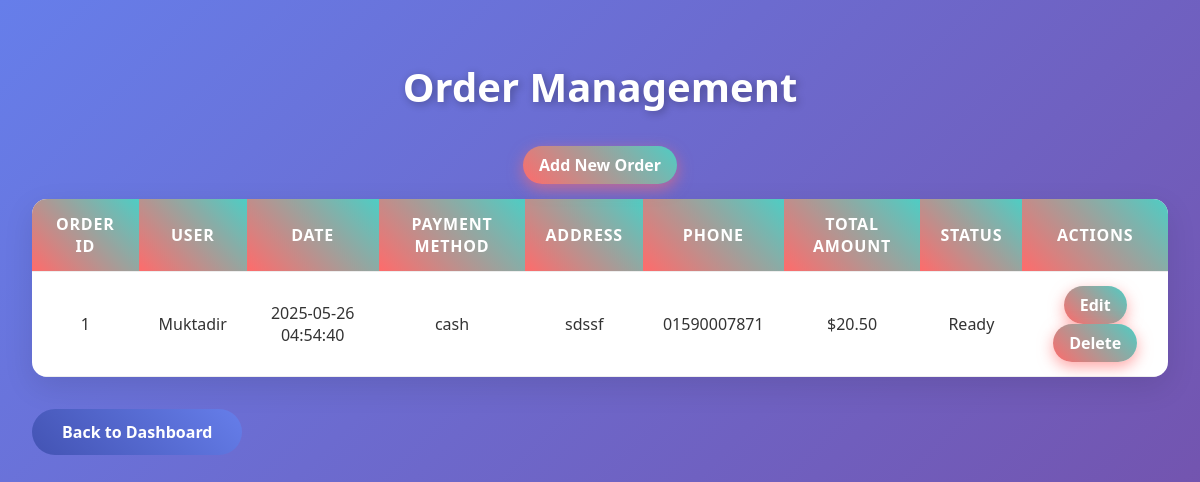
Screenshot of /View/order_management.php (signed in) with the database file from the repository.
### tables this page shows
CREATE TABLE `orders` (
  `order_id` int(11) NOT NULL,
  `user_id` int(11) NOT NULL,
  `order_date` datetime NOT NULL DEFAULT current_timestamp(),
  `payment_method` varchar(50) NOT NULL,
  `address` text NOT NULL,
  `phone` varchar(20) NOT NULL,
  `total_amount` decimal(10,2) NOT NULL,
  `status` varchar(30) NOT NULL DEFAULT 'Pending'
);

CREATE TABLE `users` (
  `id` int(100) NOT NULL,
  `username` varchar(50) NOT NULL,
  `email` varchar(50) NOT NULL,
  `password` varchar(255) NOT NULL,
  `account_type` enum('user','admin') NOT NULL,
  `question` varchar(200) NOT NULL,
  `answer` varchar(100) NOT NULL,
  `balance` int(11) DEFAULT 0,
  `accepted_terms` tinyint(1) NOT NULL DEFAULT 0
);

### Model/orderModel.php (called while the page is built, shortened)
<?php
function getAllOrders() {
    $con = getConnection();
    $sql = "SELECT o.*, u.username FROM orders o JOIN users u ON o.user_id = u.id ORDER BY o.order_date DESC";
    $result = mysqli_query($con, $sql);
    $orders = [];
    if ($result) {
        while ($row = mysqli_fetch_assoc($result)) {
            $orders[] = $row;
        }
    }
    return $orders;
}
?>

### View/order_management.php (the view, shortened to what this page needs)
<?php
require_once('../model/orderModel.php');
$orders = getAllOrders();
?>
<!DOCTYPE html>
<html lang="en">
<head>
<link rel="stylesheet" href="../asset/css/order_management.css" />
</head>
<body>
<h1>Order Management</h1>
<p style="text-align:center; margin-bottom: 15px;">
    <a class="button" href="add_order.php">Add New Order</a>
</p>
<?php if (empty($orders)): ?>
  <p style="text-align:center; color:white; font-size:1.2rem;">No orders found.</p>
<?php else: ?>
<table>
  <thead>
    <tr>
      <th>Order ID</th>
      <th>User</th>
      <th>Date</th>
      <th>Payment Method</th>
      <th>Address</th>
      <th>Phone</th>
      <th>Total Amount</th>
      <th>Status</th>
      <th>Actions</th>
    </tr>
  </thead>
  <tbody>
    <?php foreach ($orders as $order): ?>
    <tr>
      <td><?= htmlspecialchars($order['order_id']) ?></td>
      <td><?= htmlspecialchars($order['username']) ?></td>
      <td><?= htmlspecialchars($order['order_date']) ?></td>
      <td><?= htmlspecialchars($order['payment_method']) ?></td>
      <td><?= htmlspecialchars($order['address']) ?></td>
      <td><?= htmlspecialchars($order['phone']) ?></td>
      <td>$<?= number_format($order['total_amount'], 2) ?></td>
      <td><?= htmlspecialchars($order['status']) ?></td>
      <td>
        <a class="button" href="edit_order.php?id=<?= $order['order_id'] ?>">Edit</a>
        <a class="button" href="?delete=<?= $order['order_id'] ?>" onclick="return confirm('Are you sure to delete this order?')">Delete</a>
      </td>
    </tr>
    <?php endforeach; ?>
  </tbody>
</table>
<?php endif; ?>
<a class="back" href="home.php">Back to Dashboard</a>
</body>
</html>

### Asset/css/order_management.css (style rules this page uses)
body { font-family: 'Segoe UI', Tahoma, Geneva, Verdana, sans-serif; background: linear-gradient(135deg, #667eea 0%, #764ba2 100%); min-height: 100vh; padding: 2rem; color: #333; margin: 0; }
h1 { text-align: center; margin-bottom: 2rem; color: white; font-weight: 700; font-size: 2.5rem; text-shadow: 2px 2px 8px rgba(0,0,0,0.3); }
table { width: 100%; border-collapse: collapse; background: white; border-radius: 15px; overflow: hidden; box-shadow: 0 10px 30px rgba(0,0,0,0.1); font-size: 1rem; }
th, td { padding: 14px 20px; border-bottom: 1px solid #eee; text-align: center; color: #333; }
th { background: linear-gradient(45deg, #ff6b6b, #4ecdc4); color: white; font-weight: 600; text-transform: uppercase; letter-spacing: 0.05em; }
.button { display: inline-block; padding: 8px 16px; background: linear-gradient(45deg, #ff6b6b, #4ecdc4); color: white; border-radius: 30px; text-decoration: none; font-weight: 600; transition: all 0.3s ease; box-shadow: 0 5px 15px rgba(255, 107, 107, 0.6); cursor: pointer; }
a.back { display: inline-block; margin-top: 2rem; color: white; background: linear-gradient(45deg, #4353b3, #667eea); padding: 12px 30px; border-radius: 30px; font-weight: 600; text-decoration: none; transition: background 0.3s ease; }

### rows the page displays
orders: order_id "1", user.username "Muktadir", order_date "2025-05-26 04:54:40", payment_method "cash", address "sdssf", phone "01590007871", total_amount "20.50", status "Ready"
